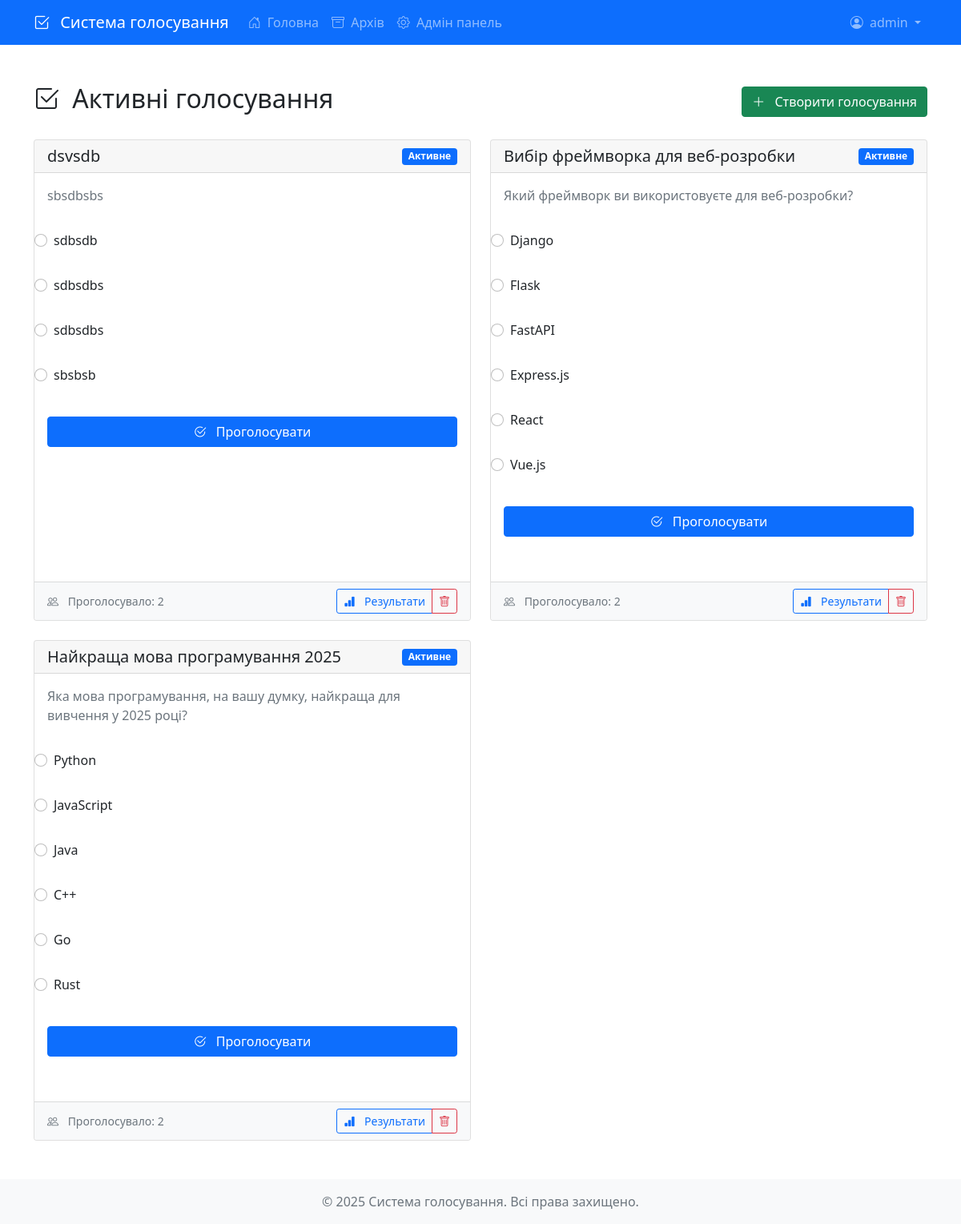
The page / (signed in) on the database its author committed.
### src/database/models.py (models this page shows)
class User(Base):
    __tablename__ = "users"
    id = Column(Integer, primary_key=True, index=True)
    username = Column(String, unique=True, index=True)
    email = Column(String, unique=True, index=True)
    password_hash = Column(String)
    is_active = Column(Boolean, default=True)
    is_admin = Column(Boolean, default=False)
    created_at = Column(DateTime, default=datetime.utcnow)
    votes = relationship("Vote", back_populates="user")
    polls_created = relationship("Poll", back_populates="creator")

class Poll(Base):
    __tablename__ = "polls"
    id = Column(Integer, primary_key=True, index=True)
    title = Column(String, index=True)
    description = Column(String, nullable=True)
    created_at = Column(DateTime, default=datetime.utcnow)
    ends_at = Column(DateTime, nullable=True)
    is_active = Column(Boolean, default=True)
    created_by = Column(Integer, ForeignKey("users.id"))
    creator = relationship("User", back_populates="polls_created")
    options = relationship("PollOption", back_populates="poll", cascade="all, delete-orphan")
    votes = relationship("Vote", back_populates="poll")

class PollOption(Base):
    __tablename__ = "poll_options"
    id = Column(Integer, primary_key=True, index=True)
    poll_id = Column(Integer, ForeignKey("polls.id"))
    text = Column(String)
    votes_count = Column(Integer, default=0)
    poll = relationship("Poll", back_populates="options")
    votes = relationship("Vote", back_populates="option")

### src/main.py (the view)
@app.get("/")
async def home(request: Request, db: Session = Depends(get_db)):
    try:
        current_user = await get_current_user(request)
        polls = (
            db.query(Poll)
            .filter(Poll.is_active == True)
            .order_by(Poll.created_at.desc())
            .all()
        )
        for poll in polls:
            poll.options = db.query(PollOption).filter(PollOption.poll_id == poll.id).all()
            poll.total_votes = db.query(Vote).filter(Vote.poll_id == poll.id).count()
            if current_user:
                poll.user_voted = db.query(Vote).filter(
                    Vote.poll_id == poll.id,
                    Vote.user_id == current_user.id
                ).first() is not None
            else:
                poll.user_voted = False
            for option in poll.options:
                option.votes_percent = (
                    (option.votes_count / poll.total_votes * 100)
                    if poll.total_votes > 0
                    else 0
                )
        return templates.TemplateResponse(
            "index.html",
            {
                "request": request,
                "polls": polls,
                "current_user": current_user
            }
        )
    except Exception as e:
        logger.error(f"Error in home route: {str(e)}")
        raise HTTPException(status_code=500, detail=str(e))

### src/templates/index.html (shortened to what this page needs)
{% extends "base.html" %}
{% block content %}
<div class="container mt-4">
    <div class="d-flex justify-content-between align-items-center mb-4">
        <h2>
            <i class="bi bi-check2-square me-2"></i>
            Активні голосування
        </h2>
        {% if current_user and current_user.is_admin %}
        <button class="btn btn-success" data-bs-toggle="modal" data-bs-target="#createPollModal">
            <i class="bi bi-plus-lg me-2"></i>
            Створити голосування
        </button>
        {% endif %}
    </div>
    <div class="row">
        {% if polls %}
            {% for poll in polls %}
            <div class="col-md-6 mb-4">
                <div class="card h-100">
                    <div class="card-header d-flex justify-content-between align-items-center">
                        <h5 class="card-title mb-0">{{ poll.title }}</h5>
                        <span class="badge bg-primary">Активне</span>
                    </div>
                    <div class="card-body">
                        {% if poll.description %}
                        <p class="card-text text-muted mb-4">{{ poll.description }}</p>
                        {% endif %}
                        <form class="poll-form" data-poll-id="{{ poll.id }}">
                            {% if poll.options %}
                                {% for option in poll.options %}
                                <div class="poll-option mb-3">
                                    <div class="form-check">
                                        <input type="radio"
                                               class="form-check-input"
                                               name="poll_option_{{ poll.id }}"
                                               id="option_{{ poll.id }}_{{ option.id }}"
                                               value="{{ option.id }}"
                                               {% if not current_user or poll.user_voted %}disabled{% endif %}>
                                        <label class="form-check-label" for="option_{{ poll.id }}_{{ option.id }}">
                                            {{ option.text }}
                                        </label>
                                    </div>
                                </div>
                                {% endfor %}
                            {% else %}
                                <div class="alert alert-warning">
                                    <i class="bi bi-exclamation-triangle me-2"></i>
                                    Немає доступних варіантів для голосування
                                </div>
                            {% endif %}
                            {% if current_user and not poll.user_voted %}
                            <button type="submit" class="btn btn-primary w-100 mt-3">
                                <i class="bi bi-check2-circle me-2"></i>
                                Проголосувати
                            </button>
                            {% endif %}
                        </form>
                    </div>
                    <div class="card-footer bg-light">
                        <div class="d-flex justify-content-between align-items-center">
                            <small class="text-muted">
                                <i class="bi bi-people me-2"></i>
                                Проголосувало: {{ poll.total_votes }}
                            </small>
                            <div class="btn-group">
                                <a href="/poll/{{ poll.id }}/results" class="btn btn-sm btn-outline-primary">
                                    <i class="bi bi-bar-chart-fill me-2"></i>
                                    Результати
                                </a>
                                {% if current_user and current_user.is_admin %}
                                <button type="button"
                                        class="btn btn-sm btn-outline-danger"
                                        onclick="deletePoll('{{ poll.id }}')">
                                    <i class="bi bi-trash"></i>
                                </button>
                                {% endif %}
                            </div>
                        </div>
                    </div>
                </div>
            </div>
            {% endfor %}
        {% endif %}
    </div>
</div>
{% endblock content %}

### src/templates/base.html (shortened to what this page needs)
<!DOCTYPE html>
<html lang="uk">
<head>
    <link href="https://cdn.jsdelivr.net/npm/bootstrap@5.1.3/dist/css/bootstrap.min.css" rel="stylesheet">
    <link rel="stylesheet" href="https://cdn.jsdelivr.net/npm/bootstrap-icons@1.8.1/font/bootstrap-icons.css">
    <link rel="stylesheet" href="{{ url_for('static', path='styles.css') }}">
    <link href="{{ url_for('static', path='styles.css') }}" rel="stylesheet">
</head>
<body>
    <nav class="navbar navbar-expand-lg navbar-dark bg-primary">
        <div class="container">
            <a class="navbar-brand" href="/">
                <i class="bi bi-check2-square me-2"></i>
                Система голосування
            </a>
            <div class="collapse navbar-collapse" id="navbarNav">
                <ul class="navbar-nav me-auto">
                    <li class="nav-item">
                        <a class="nav-link" href="/">
                            <i class="bi bi-house-door me-1"></i>
                            Головна
                        </a>
                    </li>
                    <li class="nav-item">
                        <a class="nav-link" href="/archive">
                            <i class="bi bi-archive me-1"></i>
                            Архів
                        </a>
                    </li>
                    {% if current_user and current_user.is_admin %}
                    <li class="nav-item">
                        <a class="nav-link" href="/admin">
                            <i class="bi bi-gear me-1"></i>
                            Адмін панель
                        </a>
                    </li>
                    {% endif %}
                </ul>
                <div class="navbar-nav">
                    {% if current_user %}
                    <div class="nav-item dropdown">
                        <a class="nav-link dropdown-toggle" href="#" id="userDropdown" role="button" data-bs-toggle="dropdown">
                            <i class="bi bi-person-circle me-1"></i>
                            {{ current_user.username }}
                        </a>
                    </div>
                    {% endif %}
                </div>
            </div>
        </div>
    </nav>
    <main class="py-4">
        {% block content %}{% endblock %}
    </main>
    <footer class="footer mt-auto py-3 bg-light">
        <div class="container text-center">
            <span class="text-muted">© 2025 Система голосування. Всі права захищено.</span>
        </div>
    </footer>
    <div class="toast-container position-fixed bottom-0 end-0 p-3">
    </div>
</body>
</html>

### src/static/css/styles.css (style rules this page uses)
.card { margin-bottom: 1.5rem; }
.poll-form { margin-bottom: 1rem; }
.form-check { margin-bottom: 0.5rem; padding: 0.5rem; border-radius: 0.25rem; transition: background-color 0.2s; }
.form-check-input { margin-top: 0.25rem; }
.poll-option { margin-bottom: 1rem; }

### rows shown on the page
User: username "admin"
Poll: title "dsvsdb", description "sbsdbsbs", total_votes "2"
PollOption: text "sdbsdb"
PollOption: text "sdbsdbs"
PollOption: text "sdbsdbs"
PollOption: text "sbsbsb"
Poll: title "Вибір фреймворка для веб-розробки", description "Який фреймворк ви використовуєте для веб-розробки?", total_votes "2"
PollOption: text "Django"
PollOption: text "Flask"
PollOption: text "FastAPI"
PollOption: text "Express.js"
PollOption: text "React"
PollOption: text "Vue.js"
Poll: title "Найкраща мова програмування 2025", description "Яка мова програмування, на вашу думку, найкраща для вивчення у 2025 році?", total_votes "2"
PollOption: text "Python"
PollOption: text "JavaScript"
PollOption: text "Java"
PollOption: text "C++"
PollOption: text "Go"
PollOption: text "Rust"
